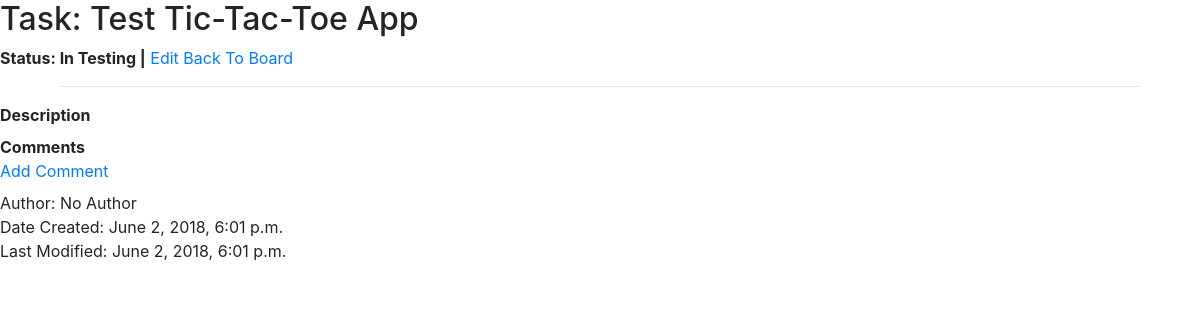
Page /task/c748d35f-46f3-4be4-aa77-3b10f01d74c3 on the earlier database version.
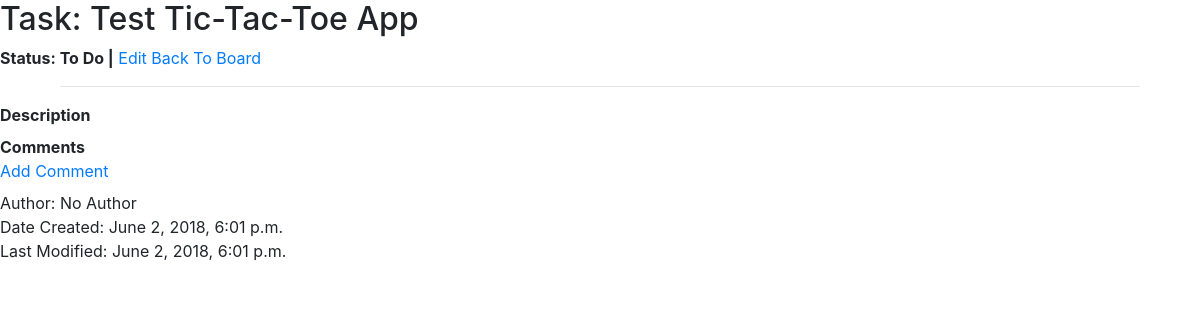
Same page on the later database version.
### kanban/models/task.py (models this page shows, shortened)
class Task(models.Model):
    class Meta:
        ordering = ['-date_modified']
    STATUS_CHOICES = {
        ('TODO', 'To Do'),
        ('PROG', 'In Progress'),
        ('TEST', 'In Testing'),
        ('DONE', 'Done'),
    }
    uuid = models.UUIDField(primary_key=True, editable=False, default=uuid.uuid4)
    priority = models.IntegerField(default=0)
    title = models.CharField(max_length=200)
    description = models.TextField(blank=True, null=True)
    status = models.CharField(max_length=4, choices=STATUS_CHOICES, default='TODO')
    date_created = models.DateTimeField(default=datetime.datetime.now())
    date_modified = models.DateTimeField(default=datetime.datetime.now())
    author = models.CharField(max_length=200, default='No Author')

### kanban/views/taskdetailview.py (the view)
# urls.py: path('task/<uuid:pk>', views.TaskDetailView.as_view(), name='task-detail'),
class TaskDetailView(DetailView):
    model = Task
    context_object_name = 'task'
    template_name = 'kanban/task_detail.html'

### kanban/templates/kanban/task_detail.html (shortened to what this page needs)
{% extends 'kanban/kanban_base.html' %}
{% block content %}
    <h2>Task: {{ task.title }}</h2>
    <strong>Status: {{  task.get_status_display}} |</strong>
    <a href="{% url 'task-edit' task.uuid %}">Edit</a>
    <a href="{% url 'index' %}">Back To Board</a>
    <hr>
    <p>
        <strong>Description</strong>
        <br>
    </p>
    <p>
        <strong>Comments</strong>
        <br>
        <a href="{% url 'taskcomment-add-specific' task_pk=task.uuid %}">Add Comment</a>
    </p>
    <p>
    Author: {{ task.author }} <br>
    Date Created: {{ task.date_created }} <br>
    Last Modified: {{ task.date_modified }} <br>
    </p>
{% endblock %}

### kanban/templates/kanban/kanban_base.html (shortened to what this page needs)
<!DOCTYPE html>
<html lang="en">
<head>
    {% load static %}
    <link rel="stylesheet" href="https://stackpath.bootstrapcdn.com/bootstrap/4.1.1/css/bootstrap.min.css">
    <link rel="stylesheet" href="{% static "kanban/kanban.css" %}">
</head>
<body>
    {% block content %}{% endblock %}
</body>
</html>

### kanban/static/kanban/kanban.css (style rules this page uses)
hr { size: 3px; width: 90%; }
p { margin-top: 0.1em; margin-bottom: 0.5em; }

Differences in the rows shown:
changed Task "Test Tic-Tac-Toe App": status "In Testing" → "To Do"
